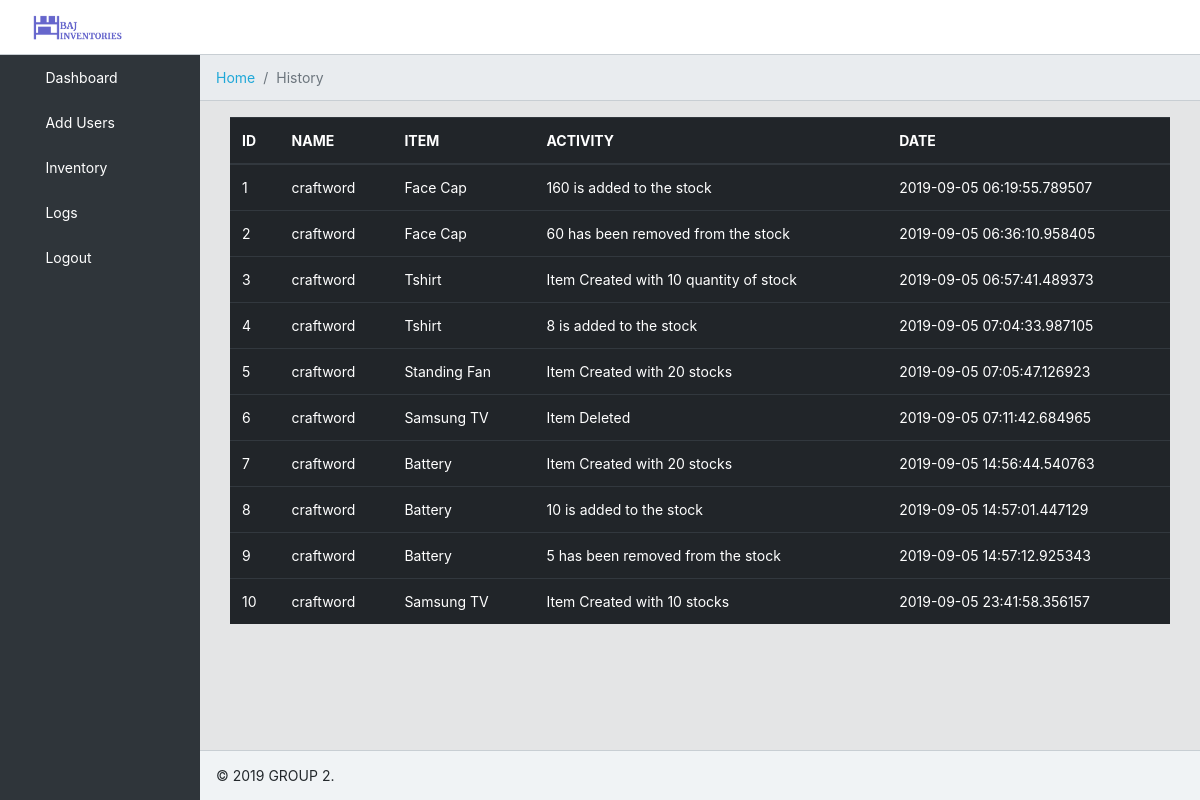
Page /history (signed in) on the earlier database version.
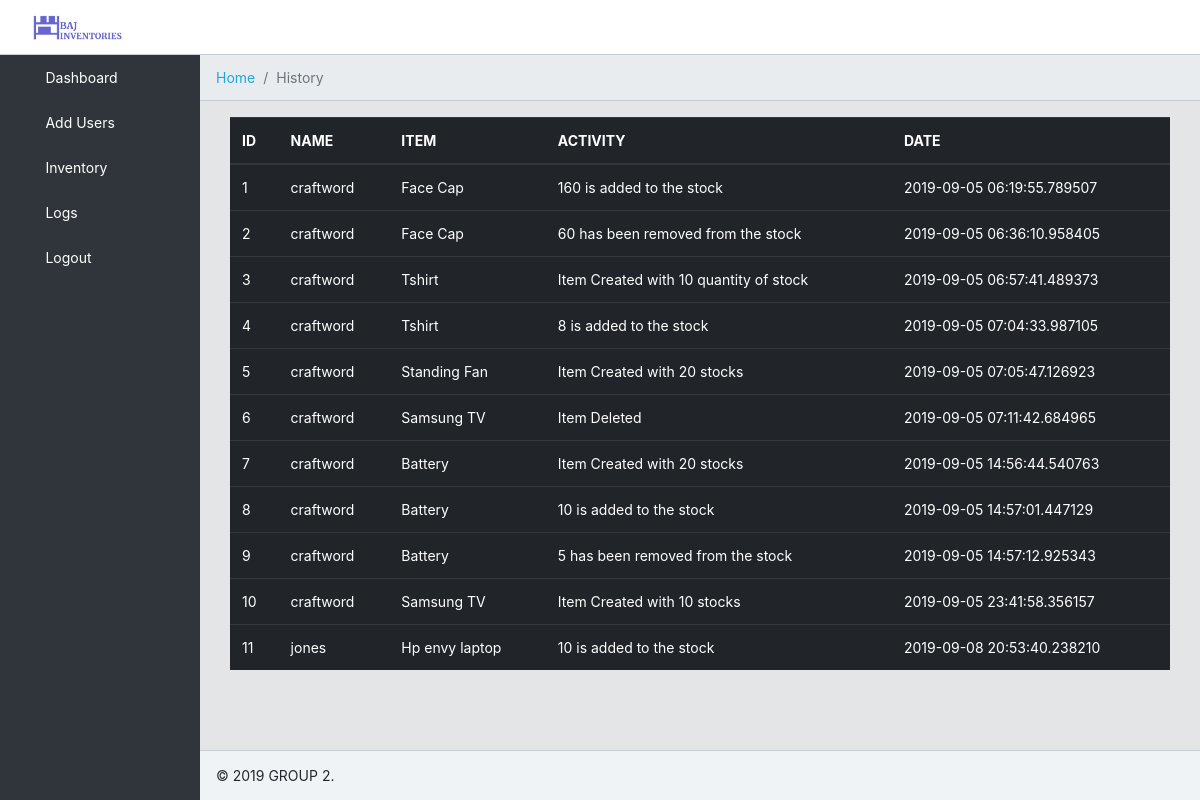
Same page on the later database version.
### tables this page shows
CREATE TABLE "history" (
	"id"	INTEGER PRIMARY KEY AUTOINCREMENT UNIQUE,
	"item_name"	TEXT,
	"activity"	TEXT,
	"user_id"	INTEGER,
	"date"	TEXT
);

CREATE TABLE "users" (
	"id"	INTEGER NOT NULL PRIMARY KEY AUTOINCREMENT UNIQUE,
	"username"	TEXT NOT NULL UNIQUE,
	"hash"	TEXT NOT NULL,
	"role"	TEXT NOT NULL
);

### application.py (the view)
@app.route("/history")
@login_required
def history():
    if request.method == 'GET':
        print("hello")
        items = db.execute("SELECT users.username, history.id, history.item_name, history.activity, history.date FROM users INNER JOIN history ON users.id = history.user_id")
        return render_template("history.html", items=items)

### application.py (called while the page is built)
@app.after_request
def after_request(response):
    response.headers["Cache-Control"] = "no-cache, no-store, must-revalidate"
    response.headers["Expires"] = 0
    response.headers["Pragma"] = "no-cache"
    return response

### helper.py (called while the page is built)
def login_required(f):
    @wraps(f)
    def decorated_function(*args, **kwargs):
        if session.get("user_id") is None:
            return redirect("/")
        return f(*args, **kwargs)
    return decorated_function

### templates/history.html
{% extends "layout.html" %}
{% block breadcrumb %}
<li class="breadcrumb-item">
    <a href="/">Home</a>
  </li>
  <li class="breadcrumb-item active">History</li>
{% endblock %}
{% block main %}
<table class="table table-hovered table-dark">
    <thead>
        <tr>
            <th scope="col">ID</th>
            <th scope="col">NAME</th>
            <th scope="col">ITEM</th>
            <th scope="col">ACTIVITY</th>
            <th scope="col">DATE</th>
        </tr>
    <tbody>
        {% for item in items %}
        <tr>
            <td>{{item.id}}</td>
            <td>{{item.username}}</td>
            <td>{{item.item_name}}</td>
            <td>{{item.activity}}</td>
            <td>{{item.date}}</td>
        </tr>
        {% endfor %}
    </tbody>
    </thead>
</table>
{% endblock %}

Differences in the rows shown:
added history: id "11", username "jones", item_name "Hp envy laptop", activity "10 is added to the stock", date "2019-09-08 20:53:40.238210"
